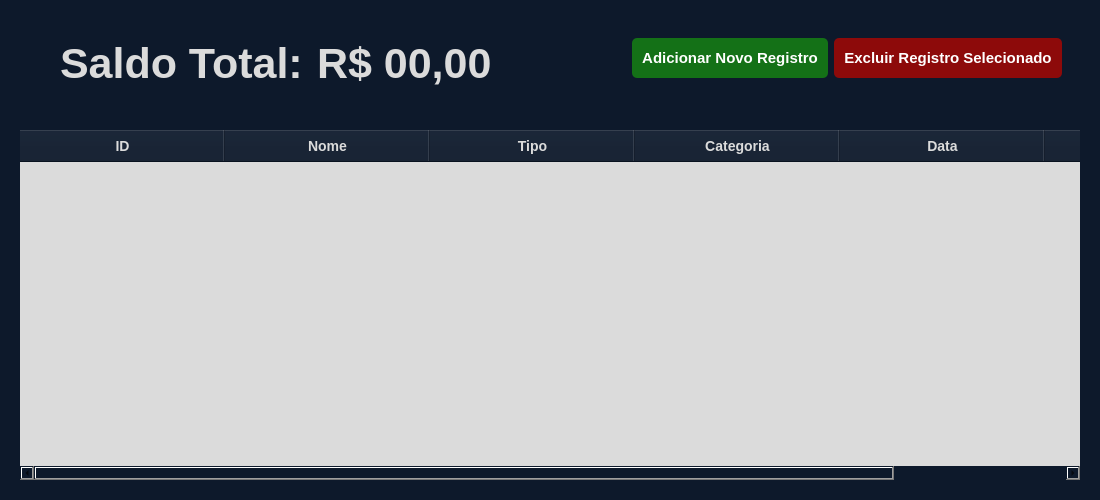
<?xml version="1.0" encoding="UTF-8"?>
<ui version="4.0">
 <class>Balanco</class>
 <widget class="QWidget" name="Balanco">
  <property name="geometry">
   <rect>
    <x>0</x>
    <y>0</y>
    <width>1100</width>
    <height>500</height>
   </rect>
  </property>
  <property name="minimumSize">
   <size>
    <width>1100</width>
    <height>500</height>
   </size>
  </property>
  <property name="maximumSize">
   <size>
    <width>1100</width>
    <height>500</height>
   </size>
  </property>
  <property name="windowTitle">
   <string>Atlas Finance</string>
  </property>
  <property name="windowIcon">
   <iconset>
    <normaloff>../assets/png/globe.png</normaloff>../assets/png/globe.png</iconset>
  </property>
  <property name="styleSheet">
   <string notr="true">background-color: rgb(13, 25, 43);</string>
  </property>
  <layout class="QVBoxLayout" name="verticalLayout">
   <item>
    <widget class="QFrame" name="frame_saldo">
     <property name="sizePolicy">
      <sizepolicy hsizetype="Preferred" vsizetype="Maximum">
       <horstretch>0</horstretch>
       <verstretch>0</verstretch>
      </sizepolicy>
     </property>
     <property name="styleSheet">
      <string notr="true">color: rgb(219, 219, 219);</string>
     </property>
     <property name="frameShape">
      <enum>QFrame::NoFrame</enum>
     </property>
     <property name="frameShadow">
      <enum>QFrame::Raised</enum>
     </property>
     <layout class="QHBoxLayout" name="horizontalLayout">
      <item>
       <spacer name="horizontalSpacer_2">
        <property name="orientation">
         <enum>Qt::Horizontal</enum>
        </property>
        <property name="sizeType">
         <enum>QSizePolicy::Maximum</enum>
        </property>
        <property name="sizeHint" stdset="0">
         <size>
          <width>40</width>
          <height>20</height>
         </size>
        </property>
       </spacer>
      </item>
      <item>
       <widget class="QLabel" name="lbl_saldo_total">
        <property name="sizePolicy">
         <sizepolicy hsizetype="Minimum" vsizetype="Minimum">
          <horstretch>0</horstretch>
          <verstretch>0</verstretch>
         </sizepolicy>
        </property>
        <property name="font">
         <font>
          <family>Arial</family>
          <pointsize>32</pointsize>
          <weight>75</weight>
          <bold>true</bold>
         </font>
        </property>
        <property name="styleSheet">
         <string notr="true">font-weight: bold;</string>
        </property>
        <property name="text">
         <string>Saldo Total:</string>
        </property>
       </widget>
      </item>
      <item>
       <widget class="QLabel" name="lbl_valor_total">
        <property name="sizePolicy">
         <sizepolicy hsizetype="Minimum" vsizetype="Minimum">
          <horstretch>0</horstretch>
          <verstretch>0</verstretch>
         </sizepolicy>
        </property>
        <property name="font">
         <font>
          <family>Arial</family>
          <pointsize>32</pointsize>
          <weight>75</weight>
          <bold>true</bold>
         </font>
        </property>
        <property name="styleSheet">
         <string notr="true">font-weight: bold;</string>
        </property>
        <property name="text">
         <string>R$ 00,00</string>
        </property>
       </widget>
      </item>
      <item>
       <spacer name="horizontalSpacer">
        <property name="orientation">
         <enum>Qt::Horizontal</enum>
        </property>
        <property name="sizeType">
         <enum>QSizePolicy::Minimum</enum>
        </property>
        <property name="sizeHint" stdset="0">
         <size>
          <width>40</width>
          <height>20</height>
         </size>
        </property>
       </spacer>
      </item>
      <item>
       <widget class="QFrame" name="frame_superior">
        <property name="styleSheet">
         <string notr="true"/>
        </property>
        <property name="frameShape">
         <enum>QFrame::NoFrame</enum>
        </property>
        <property name="frameShadow">
         <enum>QFrame::Raised</enum>
        </property>
        <layout class="QVBoxLayout" name="verticalLayout_2">
         <item>
          <widget class="QFrame" name="frame_botoes">
           <property name="frameShape">
            <enum>QFrame::NoFrame</enum>
           </property>
           <property name="frameShadow">
            <enum>QFrame::Raised</enum>
           </property>
           <layout class="QHBoxLayout" name="horizontalLayout_2">
            <item>
             <widget class="QPushButton" name="btn_add_registro">
              <property name="sizePolicy">
               <sizepolicy hsizetype="Maximum" vsizetype="Maximum">
                <horstretch>0</horstretch>
                <verstretch>0</verstretch>
               </sizepolicy>
              </property>
              <property name="sizeIncrement">
               <size>
                <width>0</width>
                <height>0</height>
               </size>
              </property>
              <property name="font">
               <font>
                <pointsize>1</pointsize>
                <weight>75</weight>
                <bold>true</bold>
               </font>
              </property>
              <property name="cursor">
               <cursorShape>PointingHandCursor</cursorShape>
              </property>
              <property name="focusPolicy">
               <enum>Qt::NoFocus</enum>
              </property>
              <property name="styleSheet">
               <string notr="true">QPushButton{
	background-color: #147117;
	color: rgb(255, 255, 255);
	margin-bottom: 10px;
	border-radius: 2px;
	padding: 5px 10px;
	border-radius: 5px;
	min-width:100px;
	min-height: 30px;
	font-size: 15px;
	font-weight: bold;
}

QPushButton:hover {
	background-color: #116514;
	padding-top: 7px;
}
                          
QPushButton:pressed {
	 background-color: #0D570F;
	padding-top: 9px;
}</string>
              </property>
              <property name="text">
               <string>Adicionar Novo Registro</string>
              </property>
             </widget>
            </item>
            <item>
             <widget class="QPushButton" name="btn_excluir_registro">
              <property name="sizePolicy">
               <sizepolicy hsizetype="Maximum" vsizetype="Maximum">
                <horstretch>0</horstretch>
                <verstretch>0</verstretch>
               </sizepolicy>
              </property>
              <property name="baseSize">
               <size>
                <width>0</width>
                <height>0</height>
               </size>
              </property>
              <property name="font">
               <font>
                <pointsize>1</pointsize>
                <weight>75</weight>
                <bold>true</bold>
               </font>
              </property>
              <property name="cursor">
               <cursorShape>PointingHandCursor</cursorShape>
              </property>
              <property name="focusPolicy">
               <enum>Qt::NoFocus</enum>
              </property>
              <property name="styleSheet">
               <string notr="true">QPushButton{
	background-color: rgb(141, 10, 10);
	color: rgb(255, 255, 255);
	margin-bottom: 10px;
	border-radius: 2px;
	padding: 5px 10px;
	border-radius: 5px;
	min-width:100px;
	min-height: 30px;
	font-size: 15px;
	font-weight: bold;
}

QPushButton:hover {
	background-color: #790A0A;
	padding-top: 7px;
}
                          
QPushButton:pressed {
	background-color: #770909;
	padding-top: 9px;
}</string>
              </property>
              <property name="text">
               <string>Excluir Registro Selecionado</string>
              </property>
              <property name="iconSize">
               <size>
                <width>20</width>
                <height>20</height>
               </size>
              </property>
             </widget>
            </item>
           </layout>
          </widget>
         </item>
        </layout>
       </widget>
      </item>
     </layout>
    </widget>
   </item>
   <item>
    <widget class="QFrame" name="frame_tabela">
     <property name="styleSheet">
      <string notr="true"/>
     </property>
     <property name="frameShape">
      <enum>QFrame::NoFrame</enum>
     </property>
     <property name="frameShadow">
      <enum>QFrame::Raised</enum>
     </property>
     <layout class="QHBoxLayout" name="horizontalLayout_3">
      <item>
       <widget class="QTableWidget" name="tabela_Registros">
        <property name="enabled">
         <bool>true</bool>
        </property>
        <property name="sizePolicy">
         <sizepolicy hsizetype="Minimum" vsizetype="Preferred">
          <horstretch>0</horstretch>
          <verstretch>0</verstretch>
         </sizepolicy>
        </property>
        <property name="minimumSize">
         <size>
          <width>0</width>
          <height>0</height>
         </size>
        </property>
        <property name="maximumSize">
         <size>
          <width>16777215</width>
          <height>16777215</height>
         </size>
        </property>
        <property name="font">
         <font>
          <pointsize>1</pointsize>
         </font>
        </property>
        <property name="cursor" stdset="0">
         <cursorShape>ArrowCursor</cursorShape>
        </property>
        <property name="focusPolicy">
         <enum>Qt::NoFocus</enum>
        </property>
        <property name="styleSheet">
         <string notr="true">QTableWidget {
        background-color: #DBDBDB;
        color: #0D192B;
        border: none;
        gridline-color: #0D192B;
        font-size: 14px;
    }
QHeaderView::section {
        background-color: #0D192B;
        color: #DBDBDB;
        padding: 6px;
        font-weight: bold;
        font-size: 14px;
    }
QTableWidget::item {
        background-color: #DBDBDB;
        color: #0D192B;
		padding: 4px;
    }
QTableCornerButton::section {
		background-color: #0D192B;
        border: none;
    }
QTableWidget::item:selected {
    background-color: #C9C9C9;   /* Cor de fundo da seleção */
    color: #0D192B               /* Cor do texto selecionado */
}
QTableWidget::item:focus {
    outline: none;
}
</string>
        </property>
        <property name="selectionMode">
         <enum>QAbstractItemView::SingleSelection</enum>
        </property>
        <property name="selectionBehavior">
         <enum>QAbstractItemView::SelectRows</enum>
        </property>
        <property name="cornerButtonEnabled">
         <bool>true</bool>
        </property>
        <attribute name="horizontalHeaderVisible">
         <bool>true</bool>
        </attribute>
        <attribute name="horizontalHeaderCascadingSectionResizes">
         <bool>false</bool>
        </attribute>
        <attribute name="horizontalHeaderDefaultSectionSize">
         <number>205</number>
        </attribute>
        <attribute name="horizontalHeaderMinimumSectionSize">
         <number>205</number>
        </attribute>
        <attribute name="horizontalHeaderStretchLastSection">
         <bool>true</bool>
        </attribute>
        <attribute name="verticalHeaderCascadingSectionResizes">
         <bool>false</bool>
        </attribute>
        <column>
         <property name="text">
          <string>ID</string>
         </property>
        </column>
        <column>
         <property name="text">
          <string>Nome</string>
         </property>
        </column>
        <column>
         <property name="text">
          <string>Tipo</string>
         </property>
        </column>
        <column>
         <property name="text">
          <string>Categoria</string>
         </property>
        </column>
        <column>
         <property name="text">
          <string>Data</string>
         </property>
        </column>
        <column>
         <property name="text">
          <string>Valor</string>
         </property>
        </column>
       </widget>
      </item>
     </layout>
    </widget>
   </item>
  </layout>
 </widget>
 <resources/>
 <connections/>
</ui>
